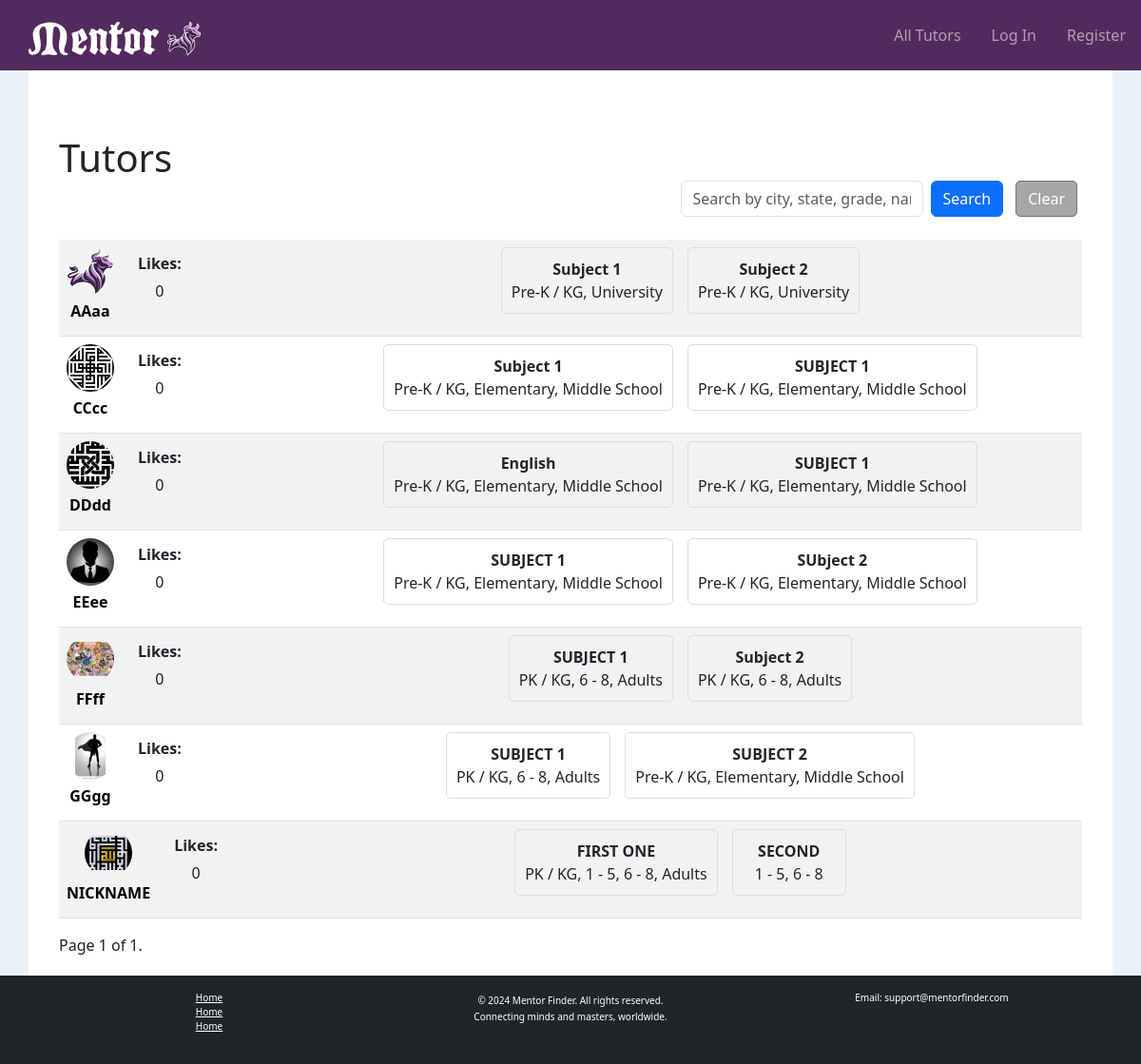
The app's page /, older data.
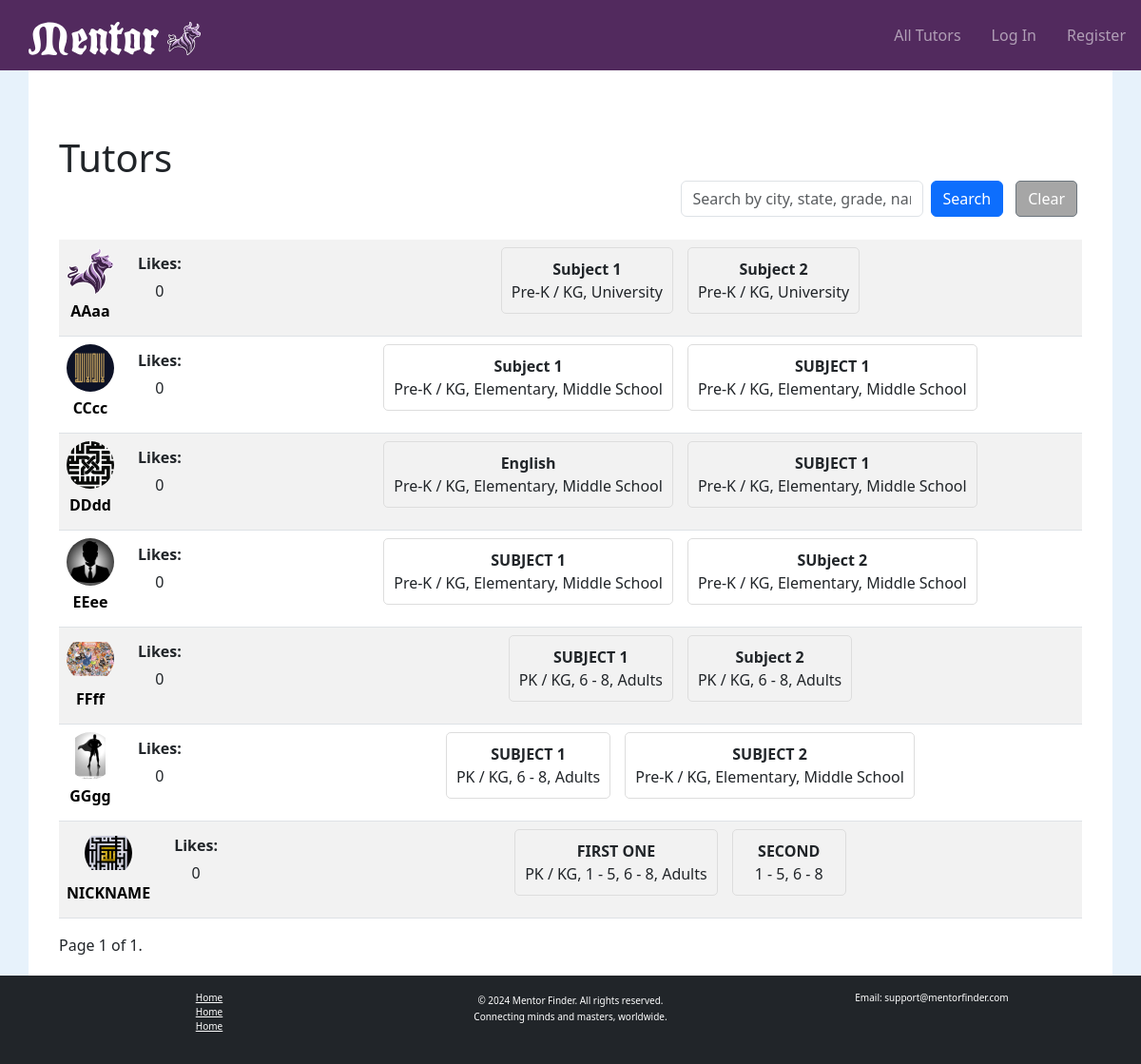
The same page, newer data.
### tutorhub/models.py (models this page shows, shortened)
class User(AbstractUser):
    nickname = models.CharField(max_length=50, blank=True, null=True)
    email = models.EmailField(unique=True)
    is_tutor = models.BooleanField(default=False)
    street_address = models.TextField(blank=True, null=True)
    city = models.CharField(max_length=100, blank=True, null=True)
    state = models.CharField(max_length=100, blank=True, null=True)
    zip_code = models.CharField(max_length=10, blank=True, null=True)
    profile_image = models.ImageField(upload_to="profile_images/", blank=True, null=True)
    bio = models.TextField(blank=True, null=True)
    birthdate = models.DateField(blank=True, null=True)
    availability = models.JSONField(default=dict, blank=True, null=True)  # Only used if is_tutor is True
    subject_grades = models.ManyToManyField('SubjectGrade', blank=True, related_name="users")  # Added field
    liked_by = models.ManyToManyField("self", symmetrical=False, blank=True, related_name="liked_tutors")
    USERNAME_FIELD = "email"
    REQUIRED_FIELDS = ["username"]

### tutorhub/views.py (the view, shortened to what this page needs)
# urls.py: path("", views.index, name="index"),
def index(request):
    query = request.GET.get('q', '').strip()
    tutors = User.objects.filter(is_tutor=True)
    paginator = Paginator(tutors, 10)  # Show 10 tutors per page
    page_number = request.GET.get('page')
    page_obj = paginator.get_page(page_number)
    return render(request, 'tutorhub/index.html', {'page_obj': page_obj})

### tutorhub/templates/tutorhub/index.html (shortened to what this page needs)
{% extends "tutorhub/layout.html" %}
{% load static %}
{% block body %}
<div class="container mt-5">
    <h1 id="page-title" class="mb-0">Tutors</h1>
    <div id="search-container" class="mb-4 d-flex justify-content-end align-items-center">
        <form id="search-form" action="{% if user.is_authenticated %}{% url 'index' %}{% else %}{% url 'login' %}{% endif %}" method="get" class="d-flex align-items-center">
            <input type="text" name="q" id="search-input" class="form-control me-2" placeholder="Search by city, state, grade, name" value="{{ request.GET.q|default:'' }}">
            <button type="submit" class="btn btn-primary me-2" {% if not user.is_authenticated %} data-alert="true" {% endif %}>Search</button>            <a href="{% url 'index' %}" class="btn btn-secondary">Clear</a>
        </form>
    </div>
    <table class="table table-striped">
        <tbody>
            {% for tutor in page_obj %}
            <tr class="clickable-row" data-href="{% if user.is_authenticated %}{% url 'profile' tutor.id %}{% else %}{% url 'login' %}{% endif %}"">
                <td>
                    <div class="tutor-row">
                        <div class="profile-info">
                            {% if tutor.profile_image %}
                                <img id="profile-img-thumb" src="{{ tutor.profile_image.url }}" alt="{{ tutor.nickname }}">
                            {% else %}
                                <img id="profile-img-thumb" src="{% static 'tutorhub/images/mentor-logo-bull.svg' %}" alt="Default Logo">
                            {% endif %}
                            <a href="{% url 'profile' tutor.id %}" class="profile-name">{{ tutor.nickname }}</a>
                        </div>
                        <div class="likes-container">
                            <strong>Likes:</strong>
                            <p>{{ tutor.liked_by.count }}</p>
                        </div>
                    </div>
                </td>
                <td>
                    <div class="subject-grade-container">
                        {% for subject_grade in tutor.tutor_subject_grades.all %}
                            <div id="subject-grade">
                                <strong>{{ subject_grade.subject }}</strong>
                                <div>{{ subject_grade.grade_levels|join:", " }}</div>
                            </div>
                        {% empty %}
                            <div>No subjects available.</div>
                        {% endfor %}
                    </div>
                </td>
            </tr>
            {% empty %}
            <tr>
                <td colspan="3" class="text-center">No tutors found.</td>
            </tr>
            {% endfor %}
        </tbody>
    </table>
    <div class="pagination">
        <span class="step-links">
            <span class="current">
                Page {{ page_obj.number }} of {{ page_obj.paginator.num_pages }}.
            </span>
        </span>
    </div>
</div>
{% endblock %}

Row changes from the older to the newer data that the page shows:
changed User "CCcc": profile_image: a different picture
